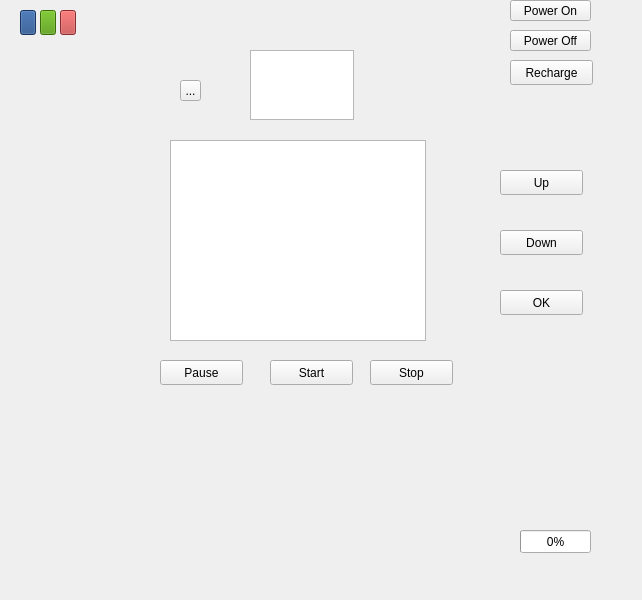
<?xml version="1.0" encoding="UTF-8"?>
<ui version="4.0">
 <class>MainWindow</class>
 <widget class="QMainWindow" name="MainWindow">
  <property name="geometry">
   <rect>
    <x>0</x>
    <y>0</y>
    <width>642</width>
    <height>600</height>
   </rect>
  </property>
  <property name="windowTitle">
   <string>MainWindow</string>
  </property>
  <widget class="QWidget" name="centralwidget">
   <widget class="QToolButton" name="returnToMenuButton">
    <property name="geometry">
     <rect>
      <x>180</x>
      <y>80</y>
      <width>21</width>
      <height>21</height>
     </rect>
    </property>
    <property name="text">
     <string>...</string>
    </property>
   </widget>
   <widget class="QPushButton" name="startButton">
    <property name="geometry">
     <rect>
      <x>270</x>
      <y>360</y>
      <width>83</width>
      <height>25</height>
     </rect>
    </property>
    <property name="text">
     <string>Start</string>
    </property>
   </widget>
   <widget class="QPushButton" name="pauseButton">
    <property name="geometry">
     <rect>
      <x>160</x>
      <y>360</y>
      <width>83</width>
      <height>25</height>
     </rect>
    </property>
    <property name="text">
     <string>Pause</string>
    </property>
   </widget>
   <widget class="QPushButton" name="stopButton">
    <property name="geometry">
     <rect>
      <x>370</x>
      <y>360</y>
      <width>83</width>
      <height>25</height>
     </rect>
    </property>
    <property name="text">
     <string>Stop</string>
    </property>
   </widget>
   <widget class="QPushButton" name="upButton">
    <property name="geometry">
     <rect>
      <x>500</x>
      <y>170</y>
      <width>83</width>
      <height>25</height>
     </rect>
    </property>
    <property name="text">
     <string>Up</string>
    </property>
   </widget>
   <widget class="QPushButton" name="downButton">
    <property name="geometry">
     <rect>
      <x>500</x>
      <y>230</y>
      <width>83</width>
      <height>25</height>
     </rect>
    </property>
    <property name="text">
     <string>Down</string>
    </property>
   </widget>
   <widget class="QPushButton" name="poweronButton">
    <property name="geometry">
     <rect>
      <x>510</x>
      <y>0</y>
      <width>81</width>
      <height>21</height>
     </rect>
    </property>
    <property name="text">
     <string>Power On</string>
    </property>
   </widget>
   <widget class="QListWidget" name="menu">
    <property name="geometry">
     <rect>
      <x>170</x>
      <y>140</y>
      <width>256</width>
      <height>192</height>
     </rect>
    </property>
    <item>
     <property name="text">
      <string>NEW SESSION</string>
     </property>
    </item>
    <item>
     <property name="text">
      <string>SESSION LOG</string>
     </property>
    </item>
    <item>
     <property name="text">
      <string>TIME AND DATE</string>
     </property>
    </item>
   </widget>
   <widget class="QPushButton" name="contactLight">
    <property name="geometry">
     <rect>
      <x>20</x>
      <y>10</y>
      <width>16</width>
      <height>25</height>
     </rect>
    </property>
    <property name="styleSheet">
     <string notr="true">background-color: rgb(32, 74, 135);</string>
    </property>
    <property name="text">
     <string/>
    </property>
   </widget>
   <widget class="QPushButton" name="treatLight">
    <property name="geometry">
     <rect>
      <x>40</x>
      <y>10</y>
      <width>16</width>
      <height>25</height>
     </rect>
    </property>
    <property name="styleSheet">
     <string notr="true">background-color: rgb(78, 154, 6);</string>
    </property>
    <property name="text">
     <string/>
    </property>
   </widget>
   <widget class="QPushButton" name="contactLostLight">
    <property name="geometry">
     <rect>
      <x>60</x>
      <y>10</y>
      <width>16</width>
      <height>25</height>
     </rect>
    </property>
    <property name="autoFillBackground">
     <bool>false</bool>
    </property>
    <property name="styleSheet">
     <string notr="true">background-color: rgb(191, 64, 64);</string>
    </property>
    <property name="text">
     <string/>
    </property>
   </widget>
   <widget class="QPushButton" name="okButton">
    <property name="geometry">
     <rect>
      <x>500</x>
      <y>290</y>
      <width>83</width>
      <height>25</height>
     </rect>
    </property>
    <property name="text">
     <string>OK</string>
    </property>
   </widget>
   <widget class="QProgressBar" name="progressBar">
    <property name="geometry">
     <rect>
      <x>240</x>
      <y>230</y>
      <width>118</width>
      <height>23</height>
     </rect>
    </property>
    <property name="value">
     <number>24</number>
    </property>
   </widget>
   <widget class="QListWidget" name="sessionLog">
    <property name="enabled">
     <bool>true</bool>
    </property>
    <property name="geometry">
     <rect>
      <x>170</x>
      <y>140</y>
      <width>256</width>
      <height>201</height>
     </rect>
    </property>
   </widget>
   <widget class="QProgressBar" name="batteryIndicator">
    <property name="geometry">
     <rect>
      <x>520</x>
      <y>530</y>
      <width>71</width>
      <height>23</height>
     </rect>
    </property>
    <property name="styleSheet">
     <string notr="true">selection-background-color: rgb(165, 29, 45);</string>
    </property>
    <property name="value">
     <number>0</number>
    </property>
   </widget>
   <widget class="QPushButton" name="rechargeButton">
    <property name="geometry">
     <rect>
      <x>510</x>
      <y>60</y>
      <width>83</width>
      <height>25</height>
     </rect>
    </property>
    <property name="text">
     <string>Recharge</string>
    </property>
   </widget>
   <widget class="QPushButton" name="poweroffButton">
    <property name="geometry">
     <rect>
      <x>510</x>
      <y>30</y>
      <width>81</width>
      <height>21</height>
     </rect>
    </property>
    <property name="text">
     <string>Power Off</string>
    </property>
   </widget>
   <widget class="QTextEdit" name="textEdit">
    <property name="geometry">
     <rect>
      <x>250</x>
      <y>50</y>
      <width>104</width>
      <height>70</height>
     </rect>
    </property>
   </widget>
  </widget>
 </widget>
 <resources/>
 <connections/>
</ui>
